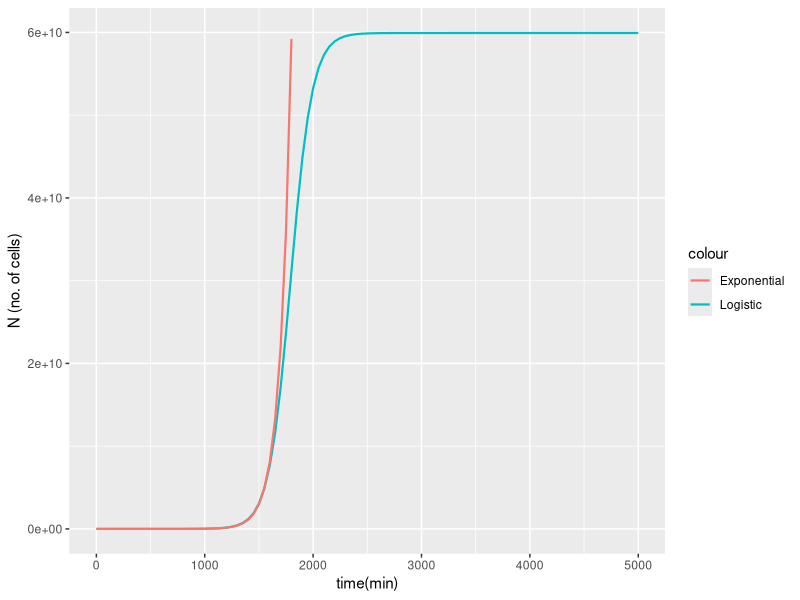
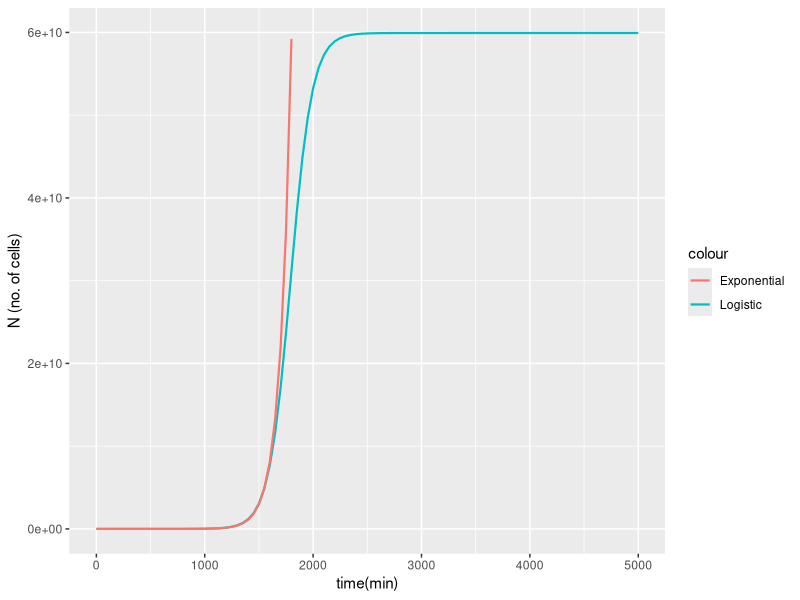

Generate these figures, in order, with R:
install.packages("ggplot2")
library(ggplot2)

logistic_fun <- function(t) {
  
  N <- (N0*K*exp(r*t))/(K-N0+N0*exp(r*t))
  
  return(N)
  
}

exponential_fun <- function(t) {
  
  N <- N0*(1+r)^t
  
  return(N)
  
}

N0 <- exp(6.894) #

r <- 0.01 #

K <- 5.993e+10 #

# Plot exponential and logistic curves with the same parameters
comp <- ggplot() +
  geom_function(fun = logistic_fun, aes(colour="Logistic"), linewidth=0.75 ) +
  geom_function(fun = exponential_fun, aes(colour="Exponential"), linewidth=0.75) +
  scale_x_continuous(limits = c(0, 5000)) +
  scale_y_continuous(limits = c(0, 6e+10)) + labs(x="time(min)", y="N (no. of cells)") +
  geom_label()

comp   

ggsave("comparison.png", plot=comp)